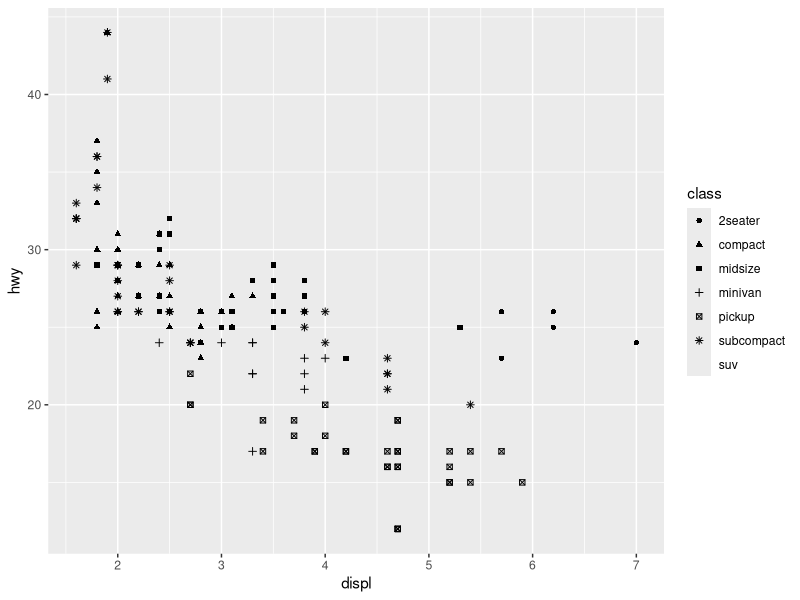
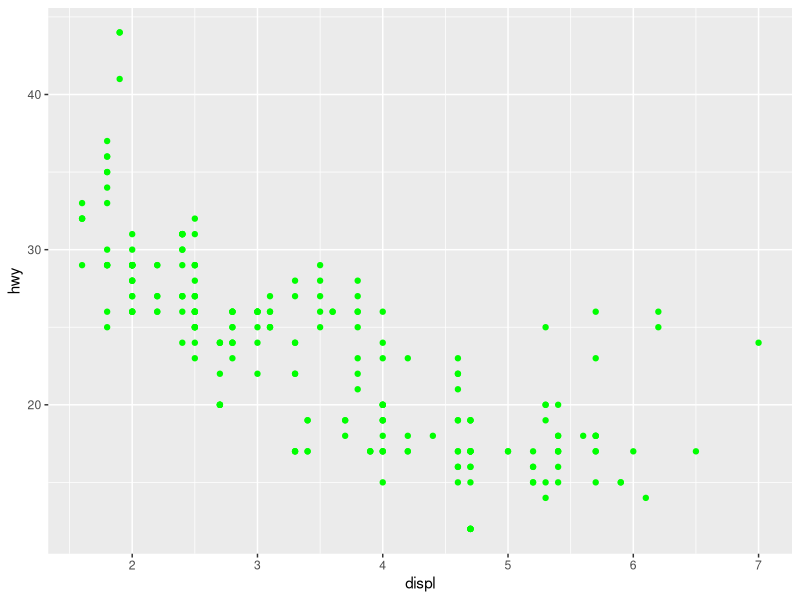

R code for these plots, in order:
library(tidyverse)
ggplot(data = mpg) +
  geom_point(mapping = aes(x =displ, y=hwy, shape = class))
update.packages(ask = FALSE, checkBuilt = TRUE)

ggplot(data = mpg) +
  geom_point(mapping = aes(x =displ, y=hwy),color = "green")